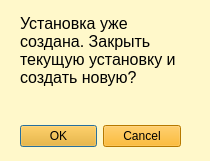
<?xml version="1.0" encoding="UTF-8"?>
<ui version="4.0">
 <class>Dialog</class>
 <widget class="QDialog" name="Dialog">
  <property name="geometry">
   <rect>
    <x>0</x>
    <y>0</y>
    <width>210</width>
    <height>161</height>
   </rect>
  </property>
  <property name="windowTitle">
   <string>Dialog</string>
  </property>
  <property name="styleSheet">
   <string notr="true">background-color: rgb(255, 248, 202);</string>
  </property>
  <widget class="QDialogButtonBox" name="buttonBox">
   <property name="geometry">
    <rect>
     <x>20</x>
     <y>120</y>
     <width>161</width>
     <height>32</height>
    </rect>
   </property>
   <property name="styleSheet">
    <string notr="true">background-color: rgb(255, 170, 0);</string>
   </property>
   <property name="orientation">
    <enum>Qt::Horizontal</enum>
   </property>
   <property name="standardButtons">
    <set>QDialogButtonBox::Cancel|QDialogButtonBox::Ok</set>
   </property>
  </widget>
  <widget class="QLabel" name="labelinfo">
   <property name="geometry">
    <rect>
     <x>20</x>
     <y>0</y>
     <width>171</width>
     <height>101</height>
    </rect>
   </property>
   <property name="font">
    <font>
     <pointsize>12</pointsize>
    </font>
   </property>
   <property name="styleSheet">
    <string notr="true">
</string>
   </property>
   <property name="text">
    <string>Установка уже создана. Закрыть текущую установку и создать новую?</string>
   </property>
   <property name="wordWrap">
    <bool>true</bool>
   </property>
  </widget>
 </widget>
 <resources/>
 <connections>
  <connection>
   <sender>buttonBox</sender>
   <signal>accepted()</signal>
   <receiver>Dialog</receiver>
   <slot>accept()</slot>
   <hints>
    <hint type="sourcelabel">
     <x>248</x>
     <y>254</y>
    </hint>
    <hint type="destinationlabel">
     <x>157</x>
     <y>274</y>
    </hint>
   </hints>
  </connection>
  <connection>
   <sender>buttonBox</sender>
   <signal>rejected()</signal>
   <receiver>Dialog</receiver>
   <slot>reject()</slot>
   <hints>
    <hint type="sourcelabel">
     <x>316</x>
     <y>260</y>
    </hint>
    <hint type="destinationlabel">
     <x>286</x>
     <y>274</y>
    </hint>
   </hints>
  </connection>
 </connections>
</ui>
